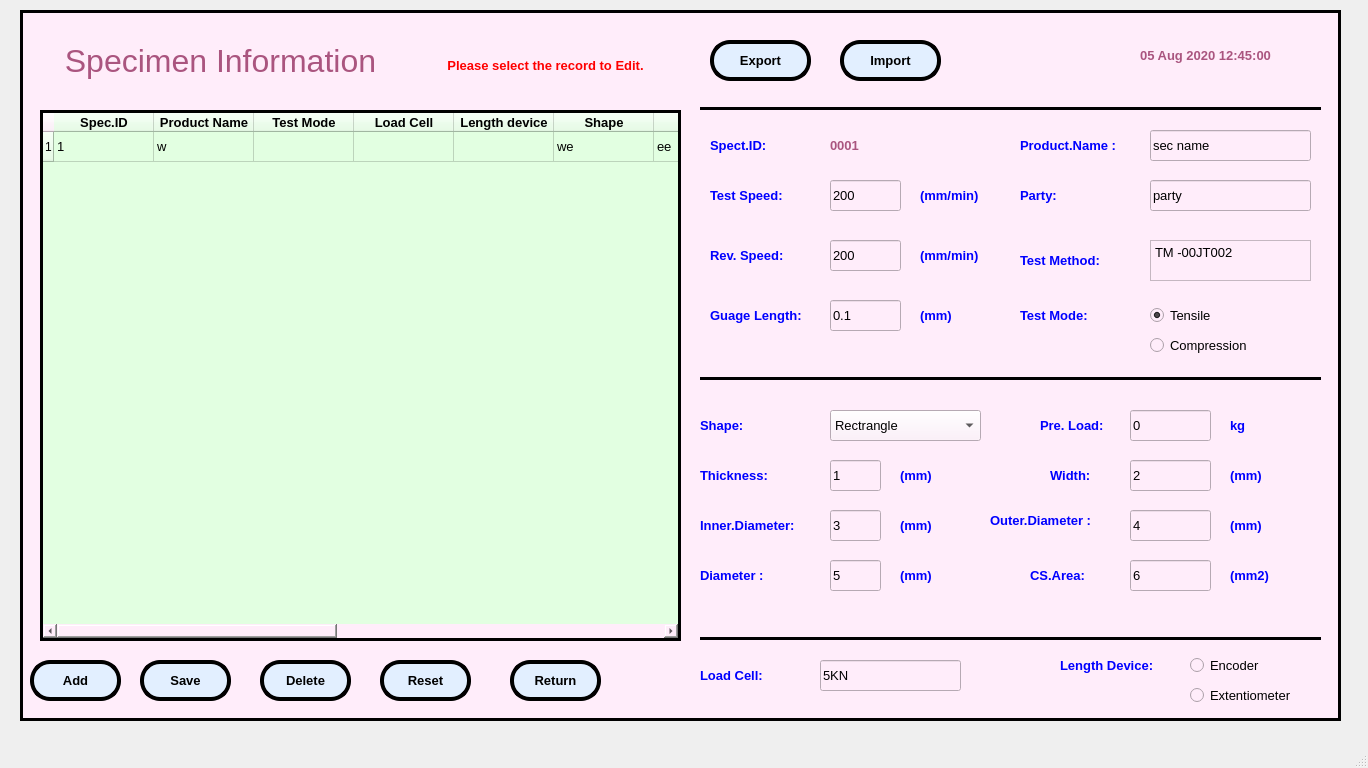
<?xml version="1.0" encoding="UTF-8"?>
<ui version="4.0">
 <class>MainWindow</class>
 <widget class="QMainWindow" name="MainWindow">
  <property name="geometry">
   <rect>
    <x>0</x>
    <y>0</y>
    <width>1368</width>
    <height>768</height>
   </rect>
  </property>
  <property name="baseSize">
   <size>
    <width>0</width>
    <height>0</height>
   </size>
  </property>
  <property name="windowTitle">
   <string>MainWindow</string>
  </property>
  <widget class="QWidget" name="centralwidget">
   <widget class="QFrame" name="frame">
    <property name="geometry">
     <rect>
      <x>20</x>
      <y>10</y>
      <width>1321</width>
      <height>711</height>
     </rect>
    </property>
    <property name="font">
     <font>
      <family>Arial</family>
     </font>
    </property>
    <property name="styleSheet">
     <string notr="true">background-color: rgb(255, 237, 250);</string>
    </property>
    <property name="frameShape">
     <enum>QFrame::Box</enum>
    </property>
    <property name="frameShadow">
     <enum>QFrame::Plain</enum>
    </property>
    <property name="lineWidth">
     <number>3</number>
    </property>
    <widget class="QLabel" name="label">
     <property name="geometry">
      <rect>
       <x>20</x>
       <y>30</y>
       <width>361</width>
       <height>41</height>
      </rect>
     </property>
     <property name="font">
      <font>
       <family>Arial</family>
       <pointsize>24</pointsize>
      </font>
     </property>
     <property name="styleSheet">
      <string notr="true">color: rgb(170, 85, 127);</string>
     </property>
     <property name="text">
      <string>Specimen Information</string>
     </property>
     <property name="alignment">
      <set>Qt::AlignCenter</set>
     </property>
    </widget>
    <widget class="QLabel" name="label_20">
     <property name="geometry">
      <rect>
       <x>1090</x>
       <y>30</y>
       <width>191</width>
       <height>31</height>
      </rect>
     </property>
     <property name="font">
      <font>
       <family>Arial</family>
       <pointsize>10</pointsize>
       <weight>75</weight>
       <bold>true</bold>
       <underline>false</underline>
      </font>
     </property>
     <property name="styleSheet">
      <string notr="true">color: rgb(170, 85, 127);</string>
     </property>
     <property name="text">
      <string>05 Aug 2020 12:45:00</string>
     </property>
     <property name="alignment">
      <set>Qt::AlignCenter</set>
     </property>
    </widget>
    <widget class="QPushButton" name="pushButton_2">
     <property name="geometry">
      <rect>
       <x>10</x>
       <y>650</y>
       <width>91</width>
       <height>41</height>
      </rect>
     </property>
     <property name="font">
      <font>
       <family>Arial</family>
       <pointsize>10</pointsize>
       <weight>75</weight>
       <bold>true</bold>
      </font>
     </property>
     <property name="styleSheet">
      <string notr="true">border-style:outset;
border-color: rgb(0, 0, 0);
border-width:4px;
color: rgb(0, 0, 0);
border-radius:20px;
background-color: rgb(226, 239, 255);</string>
     </property>
     <property name="text">
      <string>Add</string>
     </property>
    </widget>
    <widget class="QPushButton" name="pushButton_3">
     <property name="geometry">
      <rect>
       <x>120</x>
       <y>650</y>
       <width>91</width>
       <height>41</height>
      </rect>
     </property>
     <property name="font">
      <font>
       <family>Arial</family>
       <pointsize>10</pointsize>
       <weight>75</weight>
       <bold>true</bold>
      </font>
     </property>
     <property name="styleSheet">
      <string notr="true">border-style:outset;
border-color: rgb(0, 0, 0);
border-width:4px;
color: rgb(0, 0, 0);
border-radius:20px;
background-color: rgb(226, 239, 255);</string>
     </property>
     <property name="text">
      <string>Save</string>
     </property>
    </widget>
    <widget class="QTableWidget" name="tableWidget">
     <property name="geometry">
      <rect>
       <x>20</x>
       <y>100</y>
       <width>641</width>
       <height>531</height>
      </rect>
     </property>
     <property name="font">
      <font>
       <family>Arial</family>
       <pointsize>10</pointsize>
      </font>
     </property>
     <property name="styleSheet">
      <string notr="true">background-color: rgb(226, 255, 225);</string>
     </property>
     <property name="frameShape">
      <enum>QFrame::Box</enum>
     </property>
     <property name="frameShadow">
      <enum>QFrame::Plain</enum>
     </property>
     <property name="lineWidth">
      <number>3</number>
     </property>
     <property name="gridStyle">
      <enum>Qt::SolidLine</enum>
     </property>
     <property name="sortingEnabled">
      <bool>true</bool>
     </property>
     <attribute name="verticalHeaderShowSortIndicator" stdset="0">
      <bool>false</bool>
     </attribute>
     <attribute name="verticalHeaderStretchLastSection">
      <bool>false</bool>
     </attribute>
     <row>
      <property name="text">
       <string>1</string>
      </property>
     </row>
     <column>
      <property name="text">
       <string>Spec.ID</string>
      </property>
      <property name="font">
       <font>
        <family>Arial</family>
        <pointsize>10</pointsize>
        <weight>75</weight>
        <bold>true</bold>
       </font>
      </property>
     </column>
     <column>
      <property name="text">
       <string>Product Name</string>
      </property>
      <property name="font">
       <font>
        <family>Arial</family>
        <pointsize>10</pointsize>
        <weight>75</weight>
        <bold>true</bold>
       </font>
      </property>
     </column>
     <column>
      <property name="text">
       <string>Test Mode</string>
      </property>
      <property name="font">
       <font>
        <family>Arial</family>
        <pointsize>10</pointsize>
        <weight>75</weight>
        <bold>true</bold>
       </font>
      </property>
     </column>
     <column>
      <property name="text">
       <string>Load Cell</string>
      </property>
      <property name="font">
       <font>
        <family>Arial</family>
        <pointsize>10</pointsize>
        <weight>75</weight>
        <bold>true</bold>
       </font>
      </property>
     </column>
     <column>
      <property name="text">
       <string>Length device</string>
      </property>
      <property name="font">
       <font>
        <family>Arial</family>
        <pointsize>10</pointsize>
        <weight>75</weight>
        <bold>true</bold>
       </font>
      </property>
     </column>
     <column>
      <property name="text">
       <string>Shape</string>
      </property>
      <property name="font">
       <font>
        <family>Arial</family>
        <pointsize>10</pointsize>
        <weight>75</weight>
        <bold>true</bold>
       </font>
      </property>
     </column>
     <column>
      <property name="text">
       <string>Party</string>
      </property>
      <property name="font">
       <font>
        <family>Arial</family>
        <pointsize>10</pointsize>
        <weight>75</weight>
        <bold>true</bold>
       </font>
      </property>
     </column>
     <column>
      <property name="text">
       <string>Guage Length \n (mm)</string>
      </property>
      <property name="font">
       <font>
        <family>Arial</family>
        <pointsize>10</pointsize>
        <weight>75</weight>
        <bold>true</bold>
       </font>
      </property>
     </column>
     <column>
      <property name="text">
       <string>Test Method</string>
      </property>
      <property name="font">
       <font>
        <family>Arial</family>
        <pointsize>10</pointsize>
        <weight>75</weight>
        <bold>true</bold>
       </font>
      </property>
     </column>
     <column>
      <property name="text">
       <string>Test.Speed \n (mm/min)</string>
      </property>
      <property name="font">
       <font>
        <family>Arial</family>
        <pointsize>10</pointsize>
        <weight>75</weight>
        <bold>true</bold>
       </font>
      </property>
     </column>
     <column>
      <property name="text">
       <string>Rev.Speed \n (mm/min)</string>
      </property>
      <property name="font">
       <font>
        <family>Arial</family>
        <pointsize>10</pointsize>
        <weight>75</weight>
        <bold>true</bold>
       </font>
      </property>
     </column>
     <column>
      <property name="text">
       <string>Load Unit</string>
      </property>
      <property name="font">
       <font>
        <family>Arial</family>
        <pointsize>10</pointsize>
        <weight>75</weight>
        <bold>true</bold>
       </font>
      </property>
     </column>
     <column>
      <property name="text">
       <string>Length Unit</string>
      </property>
      <property name="font">
       <font>
        <family>Arial</family>
        <pointsize>10</pointsize>
        <weight>75</weight>
        <bold>true</bold>
       </font>
      </property>
     </column>
     <item row="0" column="0">
      <property name="text">
       <string>1</string>
      </property>
      <property name="font">
       <font>
        <family>Arial</family>
        <pointsize>10</pointsize>
       </font>
      </property>
     </item>
     <item row="0" column="1">
      <property name="text">
       <string>w</string>
      </property>
      <property name="font">
       <font>
        <family>Arial</family>
        <pointsize>10</pointsize>
       </font>
      </property>
     </item>
     <item row="0" column="2">
      <property name="text">
       <string/>
      </property>
      <property name="font">
       <font>
        <family>Arial</family>
        <pointsize>10</pointsize>
       </font>
      </property>
     </item>
     <item row="0" column="3">
      <property name="font">
       <font>
        <family>Arial</family>
        <pointsize>10</pointsize>
       </font>
      </property>
     </item>
     <item row="0" column="4">
      <property name="font">
       <font>
        <family>Arial</family>
        <pointsize>10</pointsize>
       </font>
      </property>
     </item>
     <item row="0" column="5">
      <property name="text">
       <string>we</string>
      </property>
      <property name="font">
       <font>
        <family>Arial</family>
        <pointsize>10</pointsize>
       </font>
      </property>
     </item>
     <item row="0" column="6">
      <property name="text">
       <string>ee</string>
      </property>
      <property name="font">
       <font>
        <family>Arial</family>
        <pointsize>10</pointsize>
       </font>
      </property>
     </item>
     <item row="0" column="7">
      <property name="text">
       <string>e</string>
      </property>
      <property name="font">
       <font>
        <family>Arial</family>
        <pointsize>10</pointsize>
       </font>
      </property>
     </item>
     <item row="0" column="8">
      <property name="text">
       <string>222ewe</string>
      </property>
      <property name="font">
       <font>
        <family>Arial</family>
        <pointsize>10</pointsize>
       </font>
      </property>
     </item>
     <item row="0" column="9">
      <property name="text">
       <string>22</string>
      </property>
      <property name="font">
       <font>
        <family>Arial</family>
        <pointsize>10</pointsize>
       </font>
      </property>
     </item>
     <item row="0" column="10">
      <property name="text">
       <string>23</string>
      </property>
      <property name="font">
       <font>
        <family>Arial</family>
        <pointsize>10</pointsize>
       </font>
      </property>
     </item>
     <item row="0" column="11">
      <property name="font">
       <font>
        <family>Arial</family>
        <pointsize>10</pointsize>
       </font>
      </property>
     </item>
     <item row="0" column="12">
      <property name="font">
       <font>
        <family>Arial</family>
        <pointsize>10</pointsize>
       </font>
      </property>
     </item>
    </widget>
    <widget class="QLabel" name="label_21">
     <property name="geometry">
      <rect>
       <x>390</x>
       <y>30</y>
       <width>271</width>
       <height>51</height>
      </rect>
     </property>
     <property name="font">
      <font>
       <family>Arial</family>
       <pointsize>10</pointsize>
       <weight>75</weight>
       <bold>true</bold>
       <underline>false</underline>
      </font>
     </property>
     <property name="styleSheet">
      <string notr="true">color: rgb(255, 0, 0);</string>
     </property>
     <property name="text">
      <string>Please select the record to Edit.</string>
     </property>
     <property name="alignment">
      <set>Qt::AlignCenter</set>
     </property>
    </widget>
    <widget class="QLabel" name="label_22">
     <property name="geometry">
      <rect>
       <x>1000</x>
       <y>120</y>
       <width>121</width>
       <height>31</height>
      </rect>
     </property>
     <property name="font">
      <font>
       <family>Arial</family>
       <pointsize>10</pointsize>
       <weight>75</weight>
       <bold>true</bold>
       <underline>false</underline>
      </font>
     </property>
     <property name="styleSheet">
      <string notr="true">color: rgb(0, 0, 255);</string>
     </property>
     <property name="text">
      <string>Product.Name :</string>
     </property>
     <property name="alignment">
      <set>Qt::AlignLeading|Qt::AlignLeft|Qt::AlignVCenter</set>
     </property>
    </widget>
    <widget class="QLabel" name="label_24">
     <property name="geometry">
      <rect>
       <x>680</x>
       <y>400</y>
       <width>111</width>
       <height>31</height>
      </rect>
     </property>
     <property name="font">
      <font>
       <family>Arial</family>
       <pointsize>10</pointsize>
       <weight>75</weight>
       <bold>true</bold>
       <underline>false</underline>
      </font>
     </property>
     <property name="styleSheet">
      <string notr="true">color: rgb(0, 0, 255);</string>
     </property>
     <property name="text">
      <string>Shape:</string>
     </property>
     <property name="alignment">
      <set>Qt::AlignLeading|Qt::AlignLeft|Qt::AlignVCenter</set>
     </property>
    </widget>
    <widget class="QLabel" name="label_25">
     <property name="geometry">
      <rect>
       <x>680</x>
       <y>450</y>
       <width>91</width>
       <height>31</height>
      </rect>
     </property>
     <property name="font">
      <font>
       <family>Arial</family>
       <pointsize>10</pointsize>
       <weight>75</weight>
       <bold>true</bold>
       <underline>false</underline>
      </font>
     </property>
     <property name="styleSheet">
      <string notr="true">color: rgb(0, 0, 255);</string>
     </property>
     <property name="text">
      <string>Thickness:</string>
     </property>
     <property name="alignment">
      <set>Qt::AlignLeading|Qt::AlignLeft|Qt::AlignVCenter</set>
     </property>
    </widget>
    <widget class="QLineEdit" name="lineEdit">
     <property name="geometry">
      <rect>
       <x>1110</x>
       <y>400</y>
       <width>81</width>
       <height>31</height>
      </rect>
     </property>
     <property name="font">
      <font>
       <family>Arial</family>
       <pointsize>10</pointsize>
      </font>
     </property>
     <property name="text">
      <string>0</string>
     </property>
    </widget>
    <widget class="QLineEdit" name="lineEdit_3">
     <property name="geometry">
      <rect>
       <x>810</x>
       <y>450</y>
       <width>51</width>
       <height>31</height>
      </rect>
     </property>
     <property name="font">
      <font>
       <family>Arial</family>
       <pointsize>10</pointsize>
      </font>
     </property>
     <property name="text">
      <string>1</string>
     </property>
    </widget>
    <widget class="QPushButton" name="pushButton_4">
     <property name="geometry">
      <rect>
       <x>240</x>
       <y>650</y>
       <width>91</width>
       <height>41</height>
      </rect>
     </property>
     <property name="font">
      <font>
       <family>Arial</family>
       <pointsize>10</pointsize>
       <weight>75</weight>
       <bold>true</bold>
      </font>
     </property>
     <property name="styleSheet">
      <string notr="true">border-style:outset;
border-color: rgb(0, 0, 0);
border-width:4px;
color: rgb(0, 0, 0);
border-radius:20px;
background-color: rgb(226, 239, 255);</string>
     </property>
     <property name="text">
      <string>Delete</string>
     </property>
    </widget>
    <widget class="QPushButton" name="pushButton_5">
     <property name="geometry">
      <rect>
       <x>360</x>
       <y>650</y>
       <width>91</width>
       <height>41</height>
      </rect>
     </property>
     <property name="font">
      <font>
       <family>Arial</family>
       <pointsize>10</pointsize>
       <weight>75</weight>
       <bold>true</bold>
      </font>
     </property>
     <property name="styleSheet">
      <string notr="true">border-style:outset;
border-color: rgb(0, 0, 0);
border-width:4px;
color: rgb(0, 0, 0);
border-radius:20px;
background-color: rgb(226, 239, 255);</string>
     </property>
     <property name="text">
      <string>Reset</string>
     </property>
    </widget>
    <widget class="QLineEdit" name="lineEdit_7">
     <property name="geometry">
      <rect>
       <x>1130</x>
       <y>170</y>
       <width>161</width>
       <height>31</height>
      </rect>
     </property>
     <property name="font">
      <font>
       <family>Arial</family>
       <pointsize>10</pointsize>
      </font>
     </property>
     <property name="text">
      <string>party</string>
     </property>
    </widget>
    <widget class="QLabel" name="label_31">
     <property name="geometry">
      <rect>
       <x>1020</x>
       <y>400</y>
       <width>71</width>
       <height>31</height>
      </rect>
     </property>
     <property name="font">
      <font>
       <family>Arial</family>
       <pointsize>10</pointsize>
       <weight>75</weight>
       <bold>true</bold>
       <underline>false</underline>
      </font>
     </property>
     <property name="styleSheet">
      <string notr="true">color: rgb(0, 0, 255);</string>
     </property>
     <property name="text">
      <string>Pre. Load:</string>
     </property>
     <property name="alignment">
      <set>Qt::AlignLeading|Qt::AlignLeft|Qt::AlignVCenter</set>
     </property>
    </widget>
    <widget class="QLabel" name="label_33">
     <property name="geometry">
      <rect>
       <x>1000</x>
       <y>170</y>
       <width>111</width>
       <height>31</height>
      </rect>
     </property>
     <property name="font">
      <font>
       <family>Arial</family>
       <pointsize>10</pointsize>
       <weight>75</weight>
       <bold>true</bold>
       <underline>false</underline>
      </font>
     </property>
     <property name="styleSheet">
      <string notr="true">color: rgb(0, 0, 255);</string>
     </property>
     <property name="text">
      <string>Party:</string>
     </property>
     <property name="alignment">
      <set>Qt::AlignLeading|Qt::AlignLeft|Qt::AlignVCenter</set>
     </property>
    </widget>
    <widget class="QLineEdit" name="lineEdit_4">
     <property name="geometry">
      <rect>
       <x>810</x>
       <y>170</y>
       <width>71</width>
       <height>31</height>
      </rect>
     </property>
     <property name="font">
      <font>
       <family>Arial</family>
       <pointsize>10</pointsize>
      </font>
     </property>
     <property name="text">
      <string>200</string>
     </property>
    </widget>
    <widget class="QLabel" name="label_34">
     <property name="geometry">
      <rect>
       <x>690</x>
       <y>290</y>
       <width>101</width>
       <height>31</height>
      </rect>
     </property>
     <property name="font">
      <font>
       <family>Arial</family>
       <pointsize>10</pointsize>
       <weight>75</weight>
       <bold>true</bold>
       <underline>false</underline>
      </font>
     </property>
     <property name="styleSheet">
      <string notr="true">color: rgb(0, 0, 255);</string>
     </property>
     <property name="text">
      <string>Guage Length:</string>
     </property>
     <property name="alignment">
      <set>Qt::AlignLeading|Qt::AlignLeft|Qt::AlignVCenter</set>
     </property>
    </widget>
    <widget class="QLineEdit" name="lineEdit_10">
     <property name="geometry">
      <rect>
       <x>810</x>
       <y>290</y>
       <width>71</width>
       <height>31</height>
      </rect>
     </property>
     <property name="font">
      <font>
       <family>Arial</family>
       <pointsize>10</pointsize>
      </font>
     </property>
     <property name="text">
      <string>0.1</string>
     </property>
    </widget>
    <widget class="QLabel" name="label_38">
     <property name="geometry">
      <rect>
       <x>970</x>
       <y>490</y>
       <width>111</width>
       <height>41</height>
      </rect>
     </property>
     <property name="font">
      <font>
       <family>Arial</family>
       <pointsize>10</pointsize>
       <weight>75</weight>
       <bold>true</bold>
       <underline>false</underline>
      </font>
     </property>
     <property name="styleSheet">
      <string notr="true">color: rgb(0, 0, 255);</string>
     </property>
     <property name="text">
      <string>Outer.Diameter :</string>
     </property>
     <property name="alignment">
      <set>Qt::AlignLeading|Qt::AlignLeft|Qt::AlignVCenter</set>
     </property>
    </widget>
    <widget class="QLineEdit" name="lineEdit_11">
     <property name="geometry">
      <rect>
       <x>1110</x>
       <y>500</y>
       <width>81</width>
       <height>31</height>
      </rect>
     </property>
     <property name="font">
      <font>
       <family>Arial</family>
       <pointsize>10</pointsize>
      </font>
     </property>
     <property name="text">
      <string>4</string>
     </property>
    </widget>
    <widget class="QPushButton" name="pushButton_9">
     <property name="geometry">
      <rect>
       <x>490</x>
       <y>650</y>
       <width>91</width>
       <height>41</height>
      </rect>
     </property>
     <property name="font">
      <font>
       <family>Arial</family>
       <pointsize>10</pointsize>
       <weight>75</weight>
       <bold>true</bold>
      </font>
     </property>
     <property name="styleSheet">
      <string notr="true">border-style:outset;
border-color: rgb(0, 0, 0);
border-width:4px;
color: rgb(0, 0, 0);
border-radius:20px;
background-color: rgb(226, 239, 255);</string>
     </property>
     <property name="text">
      <string>Return</string>
     </property>
    </widget>
    <widget class="QLineEdit" name="lineEdit_12">
     <property name="geometry">
      <rect>
       <x>1130</x>
       <y>120</y>
       <width>161</width>
       <height>31</height>
      </rect>
     </property>
     <property name="font">
      <font>
       <family>Arial</family>
       <pointsize>10</pointsize>
      </font>
     </property>
     <property name="text">
      <string>sec name</string>
     </property>
    </widget>
    <widget class="QComboBox" name="comboBox_2">
     <property name="geometry">
      <rect>
       <x>810</x>
       <y>400</y>
       <width>151</width>
       <height>31</height>
      </rect>
     </property>
     <property name="font">
      <font>
       <family>Arial</family>
       <pointsize>10</pointsize>
      </font>
     </property>
     <item>
      <property name="text">
       <string>Rectrangle</string>
      </property>
     </item>
     <item>
      <property name="text">
       <string>Pipe</string>
      </property>
     </item>
     <item>
      <property name="text">
       <string>Cylindical</string>
      </property>
     </item>
     <item>
      <property name="text">
       <string>Direct Value</string>
      </property>
     </item>
    </widget>
    <widget class="QLabel" name="label_27">
     <property name="geometry">
      <rect>
       <x>1030</x>
       <y>450</y>
       <width>51</width>
       <height>31</height>
      </rect>
     </property>
     <property name="font">
      <font>
       <family>Arial</family>
       <pointsize>10</pointsize>
       <weight>75</weight>
       <bold>true</bold>
       <underline>false</underline>
      </font>
     </property>
     <property name="styleSheet">
      <string notr="true">color: rgb(0, 0, 255);</string>
     </property>
     <property name="text">
      <string>Width:</string>
     </property>
     <property name="alignment">
      <set>Qt::AlignLeading|Qt::AlignLeft|Qt::AlignVCenter</set>
     </property>
    </widget>
    <widget class="QLineEdit" name="lineEdit_6">
     <property name="geometry">
      <rect>
       <x>1110</x>
       <y>450</y>
       <width>81</width>
       <height>31</height>
      </rect>
     </property>
     <property name="font">
      <font>
       <family>Arial</family>
       <pointsize>10</pointsize>
      </font>
     </property>
     <property name="text">
      <string>2</string>
     </property>
    </widget>
    <widget class="QLabel" name="label_29">
     <property name="geometry">
      <rect>
       <x>680</x>
       <y>500</y>
       <width>111</width>
       <height>31</height>
      </rect>
     </property>
     <property name="font">
      <font>
       <family>Arial</family>
       <pointsize>10</pointsize>
       <weight>75</weight>
       <bold>true</bold>
       <underline>false</underline>
      </font>
     </property>
     <property name="styleSheet">
      <string notr="true">color: rgb(0, 0, 255);</string>
     </property>
     <property name="text">
      <string>Inner.Diameter:</string>
     </property>
     <property name="alignment">
      <set>Qt::AlignLeading|Qt::AlignLeft|Qt::AlignVCenter</set>
     </property>
    </widget>
    <widget class="QLineEdit" name="lineEdit_8">
     <property name="geometry">
      <rect>
       <x>810</x>
       <y>500</y>
       <width>51</width>
       <height>31</height>
      </rect>
     </property>
     <property name="font">
      <font>
       <family>Arial</family>
       <pointsize>10</pointsize>
      </font>
     </property>
     <property name="text">
      <string>3</string>
     </property>
    </widget>
    <widget class="QLabel" name="label_30">
     <property name="geometry">
      <rect>
       <x>680</x>
       <y>550</y>
       <width>91</width>
       <height>31</height>
      </rect>
     </property>
     <property name="font">
      <font>
       <family>Arial</family>
       <pointsize>10</pointsize>
       <weight>75</weight>
       <bold>true</bold>
       <underline>false</underline>
      </font>
     </property>
     <property name="styleSheet">
      <string notr="true">color: rgb(0, 0, 255);</string>
     </property>
     <property name="text">
      <string>Diameter :</string>
     </property>
     <property name="alignment">
      <set>Qt::AlignLeading|Qt::AlignLeft|Qt::AlignVCenter</set>
     </property>
    </widget>
    <widget class="QLineEdit" name="lineEdit_13">
     <property name="geometry">
      <rect>
       <x>810</x>
       <y>550</y>
       <width>51</width>
       <height>31</height>
      </rect>
     </property>
     <property name="font">
      <font>
       <family>Arial</family>
       <pointsize>10</pointsize>
      </font>
     </property>
     <property name="text">
      <string>5</string>
     </property>
    </widget>
    <widget class="QLabel" name="label_32">
     <property name="geometry">
      <rect>
       <x>1010</x>
       <y>550</y>
       <width>71</width>
       <height>31</height>
      </rect>
     </property>
     <property name="font">
      <font>
       <family>Arial</family>
       <pointsize>10</pointsize>
       <weight>75</weight>
       <bold>true</bold>
       <underline>false</underline>
      </font>
     </property>
     <property name="styleSheet">
      <string notr="true">color: rgb(0, 0, 255);</string>
     </property>
     <property name="text">
      <string>CS.Area:</string>
     </property>
     <property name="alignment">
      <set>Qt::AlignLeading|Qt::AlignLeft|Qt::AlignVCenter</set>
     </property>
    </widget>
    <widget class="QLineEdit" name="lineEdit_14">
     <property name="geometry">
      <rect>
       <x>1110</x>
       <y>550</y>
       <width>81</width>
       <height>31</height>
      </rect>
     </property>
     <property name="font">
      <font>
       <family>Arial</family>
       <pointsize>10</pointsize>
      </font>
     </property>
     <property name="text">
      <string>6</string>
     </property>
    </widget>
    <widget class="QLabel" name="label_26">
     <property name="geometry">
      <rect>
       <x>1000</x>
       <y>230</y>
       <width>101</width>
       <height>41</height>
      </rect>
     </property>
     <property name="font">
      <font>
       <family>Arial</family>
       <pointsize>10</pointsize>
       <weight>75</weight>
       <bold>true</bold>
       <underline>false</underline>
      </font>
     </property>
     <property name="styleSheet">
      <string notr="true">color: rgb(0, 0, 255);</string>
     </property>
     <property name="text">
      <string>Test Method:</string>
     </property>
     <property name="alignment">
      <set>Qt::AlignLeading|Qt::AlignLeft|Qt::AlignVCenter</set>
     </property>
    </widget>
    <widget class="QLabel" name="label_35">
     <property name="geometry">
      <rect>
       <x>690</x>
       <y>170</y>
       <width>91</width>
       <height>31</height>
      </rect>
     </property>
     <property name="font">
      <font>
       <family>Arial</family>
       <pointsize>10</pointsize>
       <weight>75</weight>
       <bold>true</bold>
       <underline>false</underline>
      </font>
     </property>
     <property name="styleSheet">
      <string notr="true">color: rgb(0, 0, 255);</string>
     </property>
     <property name="text">
      <string>Test Speed:</string>
     </property>
     <property name="alignment">
      <set>Qt::AlignLeading|Qt::AlignLeft|Qt::AlignVCenter</set>
     </property>
    </widget>
    <widget class="Line" name="line">
     <property name="geometry">
      <rect>
       <x>680</x>
       <y>90</y>
       <width>621</width>
       <height>16</height>
      </rect>
     </property>
     <property name="font">
      <font>
       <family>Arial</family>
      </font>
     </property>
     <property name="frameShadow">
      <enum>QFrame::Plain</enum>
     </property>
     <property name="lineWidth">
      <number>3</number>
     </property>
     <property name="orientation">
      <enum>Qt::Horizontal</enum>
     </property>
    </widget>
    <widget class="QLabel" name="label_23">
     <property name="geometry">
      <rect>
       <x>690</x>
       <y>120</y>
       <width>101</width>
       <height>31</height>
      </rect>
     </property>
     <property name="font">
      <font>
       <family>Arial</family>
       <pointsize>10</pointsize>
       <weight>75</weight>
       <bold>true</bold>
       <underline>false</underline>
      </font>
     </property>
     <property name="styleSheet">
      <string notr="true">color: rgb(0, 0, 255);</string>
     </property>
     <property name="text">
      <string>Spect.ID:</string>
     </property>
     <property name="alignment">
      <set>Qt::AlignLeading|Qt::AlignLeft|Qt::AlignVCenter</set>
     </property>
    </widget>
    <widget class="QLabel" name="label_2">
     <property name="geometry">
      <rect>
       <x>810</x>
       <y>120</y>
       <width>71</width>
       <height>31</height>
      </rect>
     </property>
     <property name="font">
      <font>
       <family>Arial</family>
       <pointsize>10</pointsize>
       <weight>75</weight>
       <bold>true</bold>
      </font>
     </property>
     <property name="styleSheet">
      <string notr="true">color: rgb(170, 85, 127);</string>
     </property>
     <property name="text">
      <string>0001</string>
     </property>
     <property name="alignment">
      <set>Qt::AlignLeading|Qt::AlignLeft|Qt::AlignVCenter</set>
     </property>
    </widget>
    <widget class="QLabel" name="label_28">
     <property name="geometry">
      <rect>
       <x>900</x>
       <y>170</y>
       <width>71</width>
       <height>31</height>
      </rect>
     </property>
     <property name="font">
      <font>
       <family>Arial</family>
       <pointsize>10</pointsize>
       <weight>75</weight>
       <bold>true</bold>
       <underline>false</underline>
      </font>
     </property>
     <property name="styleSheet">
      <string notr="true">color: rgb(0, 0, 255);</string>
     </property>
     <property name="text">
      <string>(mm/min)</string>
     </property>
     <property name="alignment">
      <set>Qt::AlignLeading|Qt::AlignLeft|Qt::AlignVCenter</set>
     </property>
    </widget>
    <widget class="QLabel" name="label_36">
     <property name="geometry">
      <rect>
       <x>690</x>
       <y>230</y>
       <width>91</width>
       <height>31</height>
      </rect>
     </property>
     <property name="font">
      <font>
       <family>Arial</family>
       <pointsize>10</pointsize>
       <weight>75</weight>
       <bold>true</bold>
       <underline>false</underline>
      </font>
     </property>
     <property name="styleSheet">
      <string notr="true">color: rgb(0, 0, 255);</string>
     </property>
     <property name="text">
      <string>Rev. Speed:</string>
     </property>
     <property name="alignment">
      <set>Qt::AlignLeading|Qt::AlignLeft|Qt::AlignVCenter</set>
     </property>
    </widget>
    <widget class="QLineEdit" name="lineEdit_5">
     <property name="geometry">
      <rect>
       <x>810</x>
       <y>230</y>
       <width>71</width>
       <height>31</height>
      </rect>
     </property>
     <property name="font">
      <font>
       <family>Arial</family>
       <pointsize>10</pointsize>
      </font>
     </property>
     <property name="text">
      <string>200</string>
     </property>
    </widget>
    <widget class="QLabel" name="label_37">
     <property name="geometry">
      <rect>
       <x>900</x>
       <y>230</y>
       <width>71</width>
       <height>31</height>
      </rect>
     </property>
     <property name="font">
      <font>
       <family>Arial</family>
       <pointsize>10</pointsize>
       <weight>75</weight>
       <bold>true</bold>
       <underline>false</underline>
      </font>
     </property>
     <property name="styleSheet">
      <string notr="true">color: rgb(0, 0, 255);</string>
     </property>
     <property name="text">
      <string>(mm/min)</string>
     </property>
     <property name="alignment">
      <set>Qt::AlignLeading|Qt::AlignLeft|Qt::AlignVCenter</set>
     </property>
    </widget>
    <widget class="QLabel" name="label_39">
     <property name="geometry">
      <rect>
       <x>900</x>
       <y>290</y>
       <width>51</width>
       <height>31</height>
      </rect>
     </property>
     <property name="font">
      <font>
       <family>Arial</family>
       <pointsize>10</pointsize>
       <weight>75</weight>
       <bold>true</bold>
       <underline>false</underline>
      </font>
     </property>
     <property name="styleSheet">
      <string notr="true">color: rgb(0, 0, 255);</string>
     </property>
     <property name="text">
      <string>(mm)</string>
     </property>
     <property name="alignment">
      <set>Qt::AlignLeading|Qt::AlignLeft|Qt::AlignVCenter</set>
     </property>
    </widget>
    <widget class="QLabel" name="label_40">
     <property name="geometry">
      <rect>
       <x>880</x>
       <y>450</y>
       <width>41</width>
       <height>31</height>
      </rect>
     </property>
     <property name="font">
      <font>
       <family>Arial</family>
       <pointsize>10</pointsize>
       <weight>75</weight>
       <bold>true</bold>
       <underline>false</underline>
      </font>
     </property>
     <property name="styleSheet">
      <string notr="true">color: rgb(0, 0, 255);</string>
     </property>
     <property name="text">
      <string>(mm)</string>
     </property>
     <property name="alignment">
      <set>Qt::AlignLeading|Qt::AlignLeft|Qt::AlignVCenter</set>
     </property>
    </widget>
    <widget class="QLabel" name="label_41">
     <property name="geometry">
      <rect>
       <x>1210</x>
       <y>400</y>
       <width>31</width>
       <height>31</height>
      </rect>
     </property>
     <property name="font">
      <font>
       <family>Arial</family>
       <pointsize>10</pointsize>
       <weight>75</weight>
       <bold>true</bold>
       <underline>false</underline>
      </font>
     </property>
     <property name="styleSheet">
      <string notr="true">color: rgb(0, 0, 255);</string>
     </property>
     <property name="text">
      <string>kg</string>
     </property>
     <property name="alignment">
      <set>Qt::AlignLeading|Qt::AlignLeft|Qt::AlignVCenter</set>
     </property>
    </widget>
    <widget class="QLabel" name="label_42">
     <property name="geometry">
      <rect>
       <x>1210</x>
       <y>450</y>
       <width>51</width>
       <height>31</height>
      </rect>
     </property>
     <property name="font">
      <font>
       <family>Arial</family>
       <pointsize>10</pointsize>
       <weight>75</weight>
       <bold>true</bold>
       <underline>false</underline>
      </font>
     </property>
     <property name="styleSheet">
      <string notr="true">color: rgb(0, 0, 255);</string>
     </property>
     <property name="text">
      <string>(mm)</string>
     </property>
     <property name="alignment">
      <set>Qt::AlignLeading|Qt::AlignLeft|Qt::AlignVCenter</set>
     </property>
    </widget>
    <widget class="QLabel" name="label_43">
     <property name="geometry">
      <rect>
       <x>1210</x>
       <y>500</y>
       <width>51</width>
       <height>31</height>
      </rect>
     </property>
     <property name="font">
      <font>
       <family>Arial</family>
       <pointsize>10</pointsize>
       <weight>75</weight>
       <bold>true</bold>
       <underline>false</underline>
      </font>
     </property>
     <property name="styleSheet">
      <string notr="true">color: rgb(0, 0, 255);</string>
     </property>
     <property name="text">
      <string>(mm)</string>
     </property>
     <property name="alignment">
      <set>Qt::AlignLeading|Qt::AlignLeft|Qt::AlignVCenter</set>
     </property>
    </widget>
    <widget class="QLabel" name="label_44">
     <property name="geometry">
      <rect>
       <x>880</x>
       <y>500</y>
       <width>41</width>
       <height>31</height>
      </rect>
     </property>
     <property name="font">
      <font>
       <family>Arial</family>
       <pointsize>10</pointsize>
       <weight>75</weight>
       <bold>true</bold>
       <underline>false</underline>
      </font>
     </property>
     <property name="styleSheet">
      <string notr="true">color: rgb(0, 0, 255);</string>
     </property>
     <property name="text">
      <string>(mm)</string>
     </property>
     <property name="alignment">
      <set>Qt::AlignLeading|Qt::AlignLeft|Qt::AlignVCenter</set>
     </property>
    </widget>
    <widget class="QLabel" name="label_45">
     <property name="geometry">
      <rect>
       <x>880</x>
       <y>550</y>
       <width>41</width>
       <height>31</height>
      </rect>
     </property>
     <property name="font">
      <font>
       <family>Arial</family>
       <pointsize>10</pointsize>
       <weight>75</weight>
       <bold>true</bold>
       <underline>false</underline>
      </font>
     </property>
     <property name="styleSheet">
      <string notr="true">color: rgb(0, 0, 255);</string>
     </property>
     <property name="text">
      <string>(mm)</string>
     </property>
     <property name="alignment">
      <set>Qt::AlignLeading|Qt::AlignLeft|Qt::AlignVCenter</set>
     </property>
    </widget>
    <widget class="QLabel" name="label_46">
     <property name="geometry">
      <rect>
       <x>1210</x>
       <y>550</y>
       <width>51</width>
       <height>31</height>
      </rect>
     </property>
     <property name="font">
      <font>
       <family>Arial</family>
       <pointsize>10</pointsize>
       <weight>75</weight>
       <bold>true</bold>
       <underline>false</underline>
      </font>
     </property>
     <property name="styleSheet">
      <string notr="true">color: rgb(0, 0, 255);</string>
     </property>
     <property name="text">
      <string>(mm2)</string>
     </property>
     <property name="alignment">
      <set>Qt::AlignLeading|Qt::AlignLeft|Qt::AlignVCenter</set>
     </property>
    </widget>
    <widget class="QTextBrowser" name="textBrowser">
     <property name="geometry">
      <rect>
       <x>1130</x>
       <y>230</y>
       <width>161</width>
       <height>41</height>
      </rect>
     </property>
     <property name="font">
      <font>
       <family>Arial</family>
       <pointsize>10</pointsize>
      </font>
     </property>
     <property name="html">
      <string>&lt;!DOCTYPE HTML PUBLIC &quot;-//W3C//DTD HTML 4.0//EN&quot; &quot;http://www.w3.org/TR/REC-html40/strict.dtd&quot;&gt;
&lt;html&gt;&lt;head&gt;&lt;meta name=&quot;qrichtext&quot; content=&quot;1&quot; /&gt;&lt;style type=&quot;text/css&quot;&gt;
p, li { white-space: pre-wrap; }
&lt;/style&gt;&lt;/head&gt;&lt;body style=&quot; font-family:'Arial'; font-size:10pt; font-weight:400; font-style:normal;&quot;&gt;
&lt;p style=&quot; margin-top:0px; margin-bottom:0px; margin-left:0px; margin-right:0px; -qt-block-indent:0; text-indent:0px;&quot;&gt;TM -00JT002&lt;/p&gt;&lt;/body&gt;&lt;/html&gt;</string>
     </property>
    </widget>
    <widget class="QPushButton" name="pushButton_6">
     <property name="geometry">
      <rect>
       <x>690</x>
       <y>30</y>
       <width>101</width>
       <height>41</height>
      </rect>
     </property>
     <property name="font">
      <font>
       <family>Arial</family>
       <pointsize>10</pointsize>
       <weight>75</weight>
       <bold>true</bold>
      </font>
     </property>
     <property name="styleSheet">
      <string notr="true">border-style:outset;
border-color: rgb(0, 0, 0);
border-width:4px;
color: rgb(0, 0, 0);
border-radius:20px;
background-color: rgb(226, 239, 255);</string>
     </property>
     <property name="text">
      <string>Export</string>
     </property>
    </widget>
    <widget class="QPushButton" name="pushButton_7">
     <property name="geometry">
      <rect>
       <x>820</x>
       <y>30</y>
       <width>101</width>
       <height>41</height>
      </rect>
     </property>
     <property name="font">
      <font>
       <family>Arial</family>
       <pointsize>10</pointsize>
       <weight>75</weight>
       <bold>true</bold>
      </font>
     </property>
     <property name="styleSheet">
      <string notr="true">border-style:outset;
border-color: rgb(0, 0, 0);
border-width:4px;
color: rgb(0, 0, 0);
border-radius:20px;
background-color: rgb(226, 239, 255);</string>
     </property>
     <property name="text">
      <string>Import</string>
     </property>
    </widget>
    <widget class="Line" name="line_3">
     <property name="geometry">
      <rect>
       <x>680</x>
       <y>360</y>
       <width>621</width>
       <height>16</height>
      </rect>
     </property>
     <property name="font">
      <font>
       <family>Arial</family>
      </font>
     </property>
     <property name="frameShadow">
      <enum>QFrame::Plain</enum>
     </property>
     <property name="lineWidth">
      <number>3</number>
     </property>
     <property name="orientation">
      <enum>Qt::Horizontal</enum>
     </property>
    </widget>
    <widget class="QLabel" name="label_47">
     <property name="geometry">
      <rect>
       <x>1000</x>
       <y>290</y>
       <width>81</width>
       <height>31</height>
      </rect>
     </property>
     <property name="font">
      <font>
       <family>Arial</family>
       <pointsize>10</pointsize>
       <weight>75</weight>
       <bold>true</bold>
       <underline>false</underline>
      </font>
     </property>
     <property name="styleSheet">
      <string notr="true">color: rgb(0, 0, 255);</string>
     </property>
     <property name="text">
      <string>Test Mode:</string>
     </property>
     <property name="alignment">
      <set>Qt::AlignLeading|Qt::AlignLeft|Qt::AlignVCenter</set>
     </property>
    </widget>
    <widget class="QRadioButton" name="radioButton">
     <property name="geometry">
      <rect>
       <x>1130</x>
       <y>290</y>
       <width>81</width>
       <height>31</height>
      </rect>
     </property>
     <property name="font">
      <font>
       <family>Arial</family>
       <pointsize>10</pointsize>
      </font>
     </property>
     <property name="text">
      <string>Tensile</string>
     </property>
     <property name="checked">
      <bool>true</bool>
     </property>
    </widget>
    <widget class="QRadioButton" name="radioButton_2">
     <property name="geometry">
      <rect>
       <x>1130</x>
       <y>320</y>
       <width>111</width>
       <height>31</height>
      </rect>
     </property>
     <property name="font">
      <font>
       <family>Arial</family>
       <pointsize>10</pointsize>
      </font>
     </property>
     <property name="text">
      <string>Compression</string>
     </property>
    </widget>
    <widget class="Line" name="line_4">
     <property name="geometry">
      <rect>
       <x>680</x>
       <y>620</y>
       <width>621</width>
       <height>16</height>
      </rect>
     </property>
     <property name="font">
      <font>
       <family>Arial</family>
      </font>
     </property>
     <property name="frameShadow">
      <enum>QFrame::Plain</enum>
     </property>
     <property name="lineWidth">
      <number>3</number>
     </property>
     <property name="orientation">
      <enum>Qt::Horizontal</enum>
     </property>
    </widget>
    <widget class="QLabel" name="label_48">
     <property name="geometry">
      <rect>
       <x>1040</x>
       <y>640</y>
       <width>111</width>
       <height>31</height>
      </rect>
     </property>
     <property name="font">
      <font>
       <family>Arial</family>
       <pointsize>10</pointsize>
       <weight>75</weight>
       <bold>true</bold>
       <underline>false</underline>
      </font>
     </property>
     <property name="styleSheet">
      <string notr="true">color: rgb(0, 0, 255);</string>
     </property>
     <property name="text">
      <string>Length Device:</string>
     </property>
     <property name="alignment">
      <set>Qt::AlignLeading|Qt::AlignLeft|Qt::AlignVCenter</set>
     </property>
    </widget>
    <widget class="QRadioButton" name="radioButton_3">
     <property name="geometry">
      <rect>
       <x>1170</x>
       <y>640</y>
       <width>81</width>
       <height>31</height>
      </rect>
     </property>
     <property name="font">
      <font>
       <family>Arial</family>
       <pointsize>10</pointsize>
      </font>
     </property>
     <property name="text">
      <string>Encoder</string>
     </property>
     <property name="checked">
      <bool>false</bool>
     </property>
    </widget>
    <widget class="QRadioButton" name="radioButton_4">
     <property name="geometry">
      <rect>
       <x>1170</x>
       <y>670</y>
       <width>111</width>
       <height>31</height>
      </rect>
     </property>
     <property name="font">
      <font>
       <family>Arial</family>
       <pointsize>10</pointsize>
      </font>
     </property>
     <property name="text">
      <string>Extentiometer</string>
     </property>
    </widget>
    <widget class="QLabel" name="label_49">
     <property name="geometry">
      <rect>
       <x>680</x>
       <y>650</y>
       <width>81</width>
       <height>31</height>
      </rect>
     </property>
     <property name="font">
      <font>
       <family>Arial</family>
       <pointsize>10</pointsize>
       <weight>75</weight>
       <bold>true</bold>
       <underline>false</underline>
      </font>
     </property>
     <property name="styleSheet">
      <string notr="true">color: rgb(0, 0, 255);</string>
     </property>
     <property name="text">
      <string>Load Cell:</string>
     </property>
     <property name="alignment">
      <set>Qt::AlignLeading|Qt::AlignLeft|Qt::AlignVCenter</set>
     </property>
    </widget>
    <widget class="QLineEdit" name="lineEdit_9">
     <property name="geometry">
      <rect>
       <x>800</x>
       <y>650</y>
       <width>141</width>
       <height>31</height>
      </rect>
     </property>
     <property name="font">
      <font>
       <family>Arial</family>
       <pointsize>10</pointsize>
      </font>
     </property>
     <property name="text">
      <string>5KN</string>
     </property>
    </widget>
   </widget>
  </widget>
  <widget class="QMenuBar" name="menubar">
   <property name="geometry">
    <rect>
     <x>0</x>
     <y>0</y>
     <width>1368</width>
     <height>21</height>
    </rect>
   </property>
  </widget>
  <widget class="QStatusBar" name="statusbar"/>
 </widget>
 <resources/>
 <connections/>
</ui>
